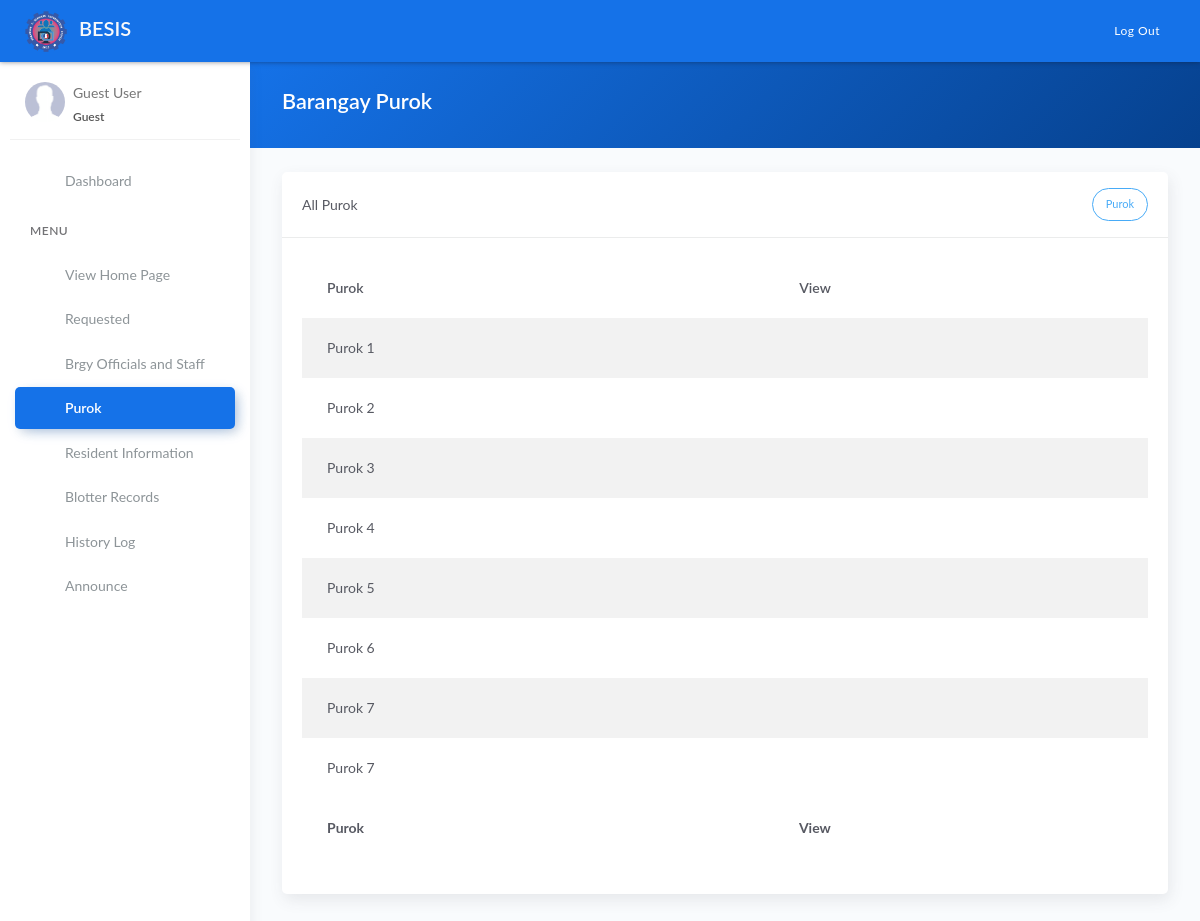
Page /household.php on the earlier database version.
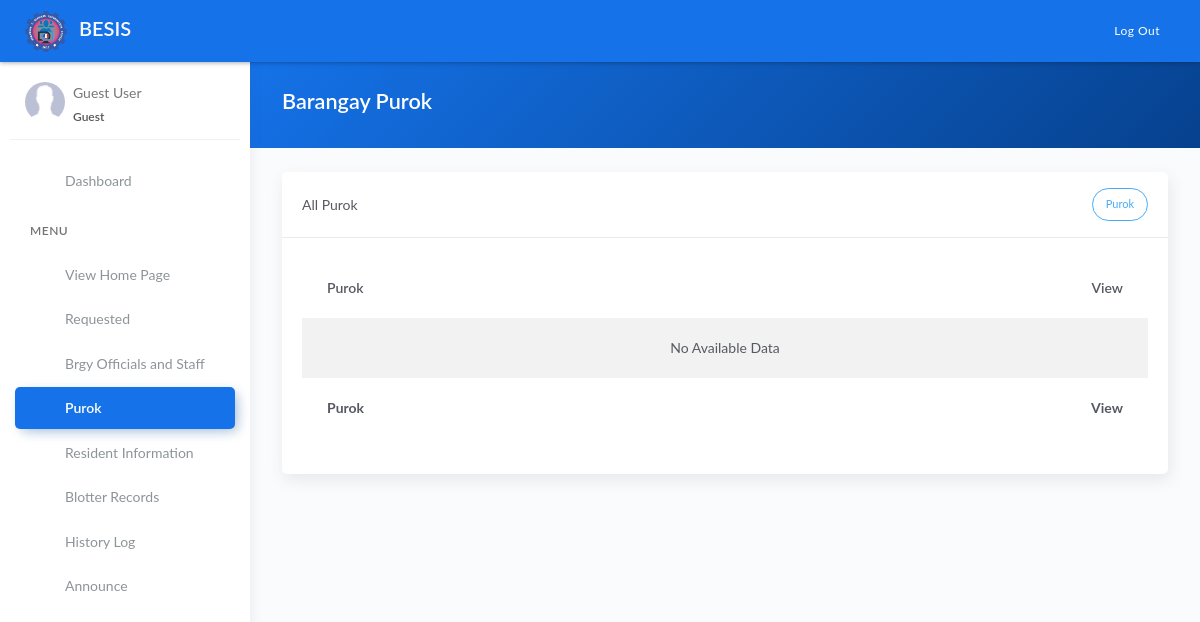
Same page on the later database version.
### tables this page shows
CREATE TABLE `tblpurok` (
  `id` int(11) NOT NULL AUTO_INCREMENT,
  `name` varchar(255) DEFAULT NULL,
  `details` text DEFAULT NULL,
  PRIMARY KEY (`id`)
);

### household.php (the view, shortened to what this page needs)
<?php include 'server/server.php' ?>
<?php
$query = "SELECT * FROM tblpurok";
$result = $conn->query($query);
$house = array();
while($row = $result->fetch_assoc()){
	$house[] = $row;
}
?>
<!DOCTYPE html>
<html lang="en">
<head>
	<?php include 'templates/header.php' ?>
</head>
<body>
	<div class="wrapper">
		<?php include 'templates/main-header.php' ?>
		<?php include 'templates/sidebar.php' ?>
		<div class="main-panel">
			<div class="content">
				<div class="panel-header bg-primary-gradient">
					<div class="page-inner">
						<div class="d-flex align-items-left align-items-md-center flex-column flex-md-row">
							<div>
								<h2 class="text-white fw-bold">Barangay Purok</h2>
							</div>
						</div>
					</div>
				</div>
				<div class="page-inner">
					<div class="row mt--2">
						<div class="col-md-12">
									<div class="d-flex flex-wrap pb-2 justify-content-between">
								</div>
							</div>
				</div>
                            <div class="card">
								<div class="card-header">
									<div class="card-head-row">
										<div class="card-household"> All Purok</div>
											<div class="card-tools">
												<a href="#add" data-toggle="modal" class="btn btn-info btn-border btn-round btn-sm">
													Purok
												</a>
											</div>
									</div>
								</div>
								<div class="card-body">
									<div class="table-responsive">
										<table class="table table-striped" >
											<thead>
												<tr>
													<th scope="col">Purok</th>
													<th scope="col" rowspan='3' style='text-align:right'>View</th>
												</tr>
											</thead>
											<tbody>
												<?php if(!empty($house)): ?>
													<?php foreach($house as $row): ?>
													<tr>
														<td><?= $row['name'] ?></td>
														<td>
															<center>
															<div class="form-button-action">
																<td><a type="button" href="#edit" data-toggle="modal" class="btn btn-link btn-primary purok"
																	household="Edit Purok" onclick="editpurok(this)" data-id="<?= $row['id'] ?>" data-purok="<?= $row['name'] ?>"
																	><i class="fa fa-eye"></td>
 															</div>
 														</center>
														</td>
													</tr>
													<?php  endforeach ?>
												<?php else: ?>
													<tr>
														<td colspan="3" class="text-center">No Available Data</td>
													</tr>
												<?php endif ?>
											</tbody>
											<tfoot>
												<tr>
													<th scope="col">Purok</th>
													<th scope="col" rowspan='3' style='text-align:right;'>View</th>
												</tr>
											</tfoot>
										</table>
									</div>
								</div>
							</div>
						</div>
					</div>
				</div>
			</div>
</body>
</html>

Differences in the rows shown:
removed tblpurok: name "Purok 1"
removed tblpurok: name "Purok 2"
removed tblpurok: name "Purok 3"
removed tblpurok: name "Purok 4"
removed tblpurok: name "Purok 5"
removed tblpurok: name "Purok 6"
removed tblpurok: name "Purok 7"
removed tblpurok: name "Purok 7"
Other differences:
text now shown: "No Available Data"
